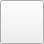
<?xml version="1.0" encoding="UTF-8"?>
<ui version="4.0">
 <class>fairwindsk::ui::widgets::TouchCheckBox</class>
 <widget class="QWidget" name="fairwindsk::ui::widgets::TouchCheckBox">
  <property name="geometry">
   <rect>
    <x>0</x>
    <y>0</y>
    <width>44</width>
    <height>44</height>
   </rect>
  </property>
  <layout class="QHBoxLayout" name="horizontalLayout">
   <property name="leftMargin">
    <number>0</number>
   </property>
   <property name="topMargin">
    <number>0</number>
   </property>
   <property name="rightMargin">
    <number>0</number>
   </property>
   <property name="bottomMargin">
    <number>0</number>
   </property>
   <property name="spacing">
    <number>0</number>
   </property>
   <item>
    <widget class="QPushButton" name="pushButtonToggle">
     <property name="minimumSize">
      <size>
       <width>44</width>
       <height>44</height>
      </size>
     </property>
     <property name="maximumSize">
      <size>
       <width>44</width>
       <height>44</height>
      </size>
     </property>
     <property name="text">
      <string/>
     </property>
     <property name="checkable">
      <bool>true</bool>
     </property>
     <property name="icon">
      <iconset resource="../../resources.qrc">
       <normaloff>:/resources/svg/OpenBridge/touch-checkbox-unchecked.svg</normaloff>
       <normalon>:/resources/svg/OpenBridge/touch-checkbox-checked.svg</normalon>:/resources/svg/OpenBridge/touch-checkbox-unchecked.svg</iconset>
     </property>
     <property name="iconSize">
      <size>
       <width>28</width>
       <height>28</height>
      </size>
     </property>
    </widget>
   </item>
  </layout>
 </widget>
 <resources>
  <include location="../../resources.qrc"/>
 </resources>
 <connections/>
</ui>
